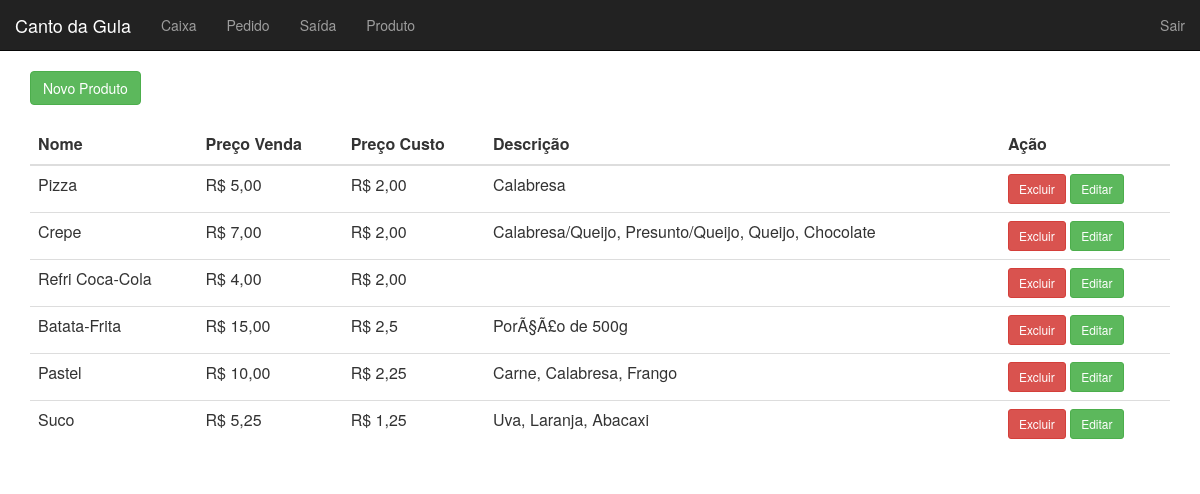
Before: /produto/ (signed in) with the older database file.
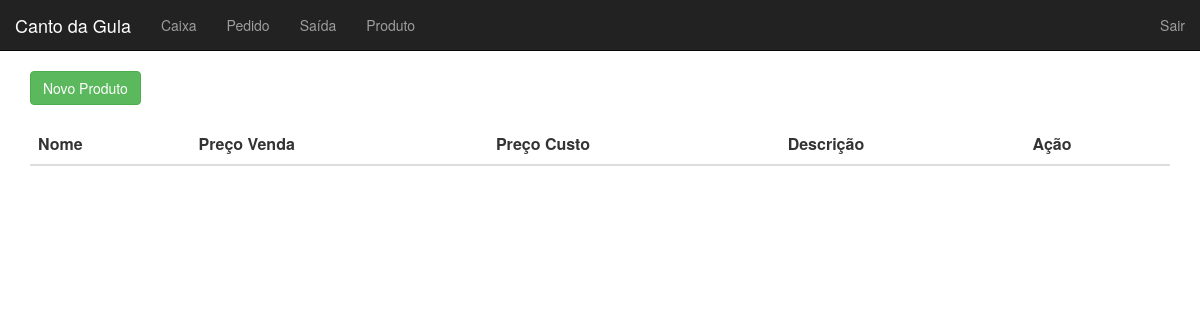
After: the same page with the newer database file.
### tables this page shows
CREATE TABLE `produto` (
  `id` int(11) NOT NULL AUTO_INCREMENT,
  `nome` varchar(50) NOT NULL,
  `preco_venda` double NOT NULL,
  `preco_custo` double DEFAULT NULL,
  `status` tinyint(4) NOT NULL,
  `descricao` text,
  PRIMARY KEY (`id`)
);

### core/controller.php (called while the page is built, shortened)
<?php
class controller {
    public function loadTemplate($viewName, $viewData = array()){
        include 'views/template.php';
    }
    public function loadViewInTemplate($viewName, $viewData = array()){
        extract($viewData);
        include 'views/'.$viewName.'.php';
    }
}
?>

### controllers/produtoController.php (called while the page is built, shortened)
<?php
class produtoController extends controller {
    public function index() {
        $dados = array(
            'produtos' => array()
        );
        $produto = new Produto();
        $dados['produtos'] = $produto->getProdutos();
        $this->loadTemplate('produto', $dados);
    }
}
?>

### core/core.php (called while the page is built, shortened)
<?php
class Core{
    public function run(){
        $url = (isset($_GET['q']))?"/".$_GET['q']:"";
        $params = array();
        if (!empty($url) && $url != '/') {
            $url = explode('/', $url);
            array_shift($url);
            if ($url[count($url)-1] == ""){
                array_pop($url);
            }
            array_shift($url);
            if (isset($url[0])) {
                    $currentAction = $url[0];
                    array_shift($url);
            } else {
                    $currentAction = 'index';
            }
        } else {
            $currentController = 'homeController';
            $currentAction = 'index';
        }
        $c = new $currentController();
        call_user_func_array(array($c, $currentAction), $params);
    }
}
?>

### index.php (called while the page is built, shortened)
<?php
$core = new Core();
$core->run();
?>

### core/model.php (called while the page is built, shortened)
<?php
class model {
    public function __construct(){
        global $banco;
        $this->db = $banco;
    }
}
?>

### models/Produto.php (called while the page is built, shortened)
<?php
class Produto extends model {
    public function getProdutos() {
        $array = array();
        $sql = "SELECT * FROM produto";
        $sql = $this->db->query($sql);
        if ($sql->rowCount() > 0) {
            $array = $sql->fetchAll();
        }
        return $array;
    }
}

### views/produto.php (the view, shortened to what this page needs)
<div class="row">
    <div class="col-md-12">
        <a href="<?php echo BASE_URL; ?>/produto/add" class="btn btn-success">Novo Produto</a>
    </div>
</div>
<br/>
<div class="row">
    <div class="col-md-12">
        <table class="table table-hover">
            <thead>
                <tr>
                    <th>Nome</th>
                    <th>Preço Venda</th>
                    <th>Preço Custo</th>
                    <th>Descrição</th>
                    <th>Ação</th>
                </tr>
            </thead>
            <tbody>
                <?php foreach ($produtos as $produto): ?>
                <?php if ($produto['status'] == '1'): ?>
                <tr>
                <?php else: ?>
                <tr class="danger">
                <?php endif; ?>
                    <td><?php echo $produto['nome']; ?></td>
                    <td><?php echo "R$ ".str_replace('.', ',', $produto['preco_venda']).(strstr($produto['preco_venda'],'.')?"":",00"); ?></td>
                    <td><?php echo (isset($produto['preco_custo'])?"R$ ".str_replace('.', ',', $produto['preco_custo']).(strstr($produto['preco_custo'],'.')?"":",00"):"-"); ?></td>
                    <td><?php echo $produto['descricao']; ?></td>
                    <td>
                        <a href="<?php echo BASE_URL; ?>/produto/excluir/<?php echo $produto['id']; ?>" class="btn btn-sm btn-danger">Excluir</a>
                        <a href="<?php echo BASE_URL; ?>/produto/editar/<?php echo $produto['id']; ?>" class="btn btn-sm btn-success">Editar</a>
                    </td>
                </tr>
                <?php endforeach; ?>
            </tbody>
        </table>
    </div>
</div>

### views/template.php (shortened to what this page needs)
<html>
    <head>
        <link href="<?php echo BASE_URL; ?>/assets/css/bootstrap.min.css" rel="stylesheet"/>
    </head>
    <body>
        <nav class="navbar navbar-inverse navbar-static-top" role="navigation">
            <div class="container-fluid">
                <div class="navbar-header">
                    <a class="navbar-brand" href="<?php echo BASE_URL; ?>">Canto da Gula</a>
                </div>
                <div class="collapse navbar-collapse" id="bs-example-navbar-collapse-1">
                    <ul class="nav navbar-nav">
                        <li><a href="<?php echo BASE_URL; ?>/caixa/">Caixa</a></li>
                        <li><a href="<?php echo BASE_URL; ?>/pedido/">Pedido</a></li>
                        <li><a href="<?php echo BASE_URL; ?>/saida/">Saída</a></li>
                        <li><a href="<?php echo BASE_URL; ?>/produto/">Produto</a></li>
                    </ul>
                    <ul class="nav navbar-nav navbar-right">
                        <li><a href="<?php echo BASE_URL; ?>/login/logout">Sair</a></li>
                    </ul>
                </div>
        </nav>
        <div class="container">
            <?php $this->loadViewInTemplate($viewName, $viewData); ?>
        </div>
    </body>
</html>

Changed rows visible on the page:
removed produto: nome "Pizza", preco_venda "5", shows ",00", preco_custo "2", descricao "Calabresa"
removed produto: nome "Crepe", preco_venda "7", shows ",00", preco_custo "2", descricao "Calabresa/Queijo, Presunto/Queijo, Queijo, Chocolate"
removed produto: nome "Refri Coca-Cola", preco_venda "4", shows ",00", preco_custo "2"
removed produto: nome "Batata-Frita", preco_venda "15", shows ",00", preco_custo "2,5", descricao "PorÃ§Ã£o de 500g"
removed produto: nome "Pastel", preco_venda "10", shows ",00", preco_custo "2,25", descricao "Carne, Calabresa, Frango"
removed produto: nome "Suco", preco_venda "5,25", preco_custo "1,25", descricao "Uva, Laranja, Abacaxi"
